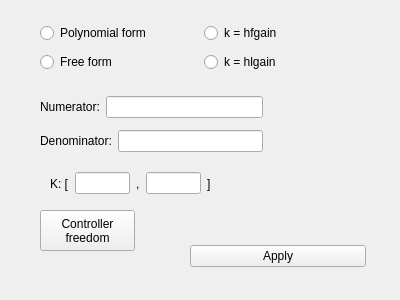
<?xml version="1.0" encoding="UTF-8"?>
<ui version="4.0">
 <class>ControllerDialog</class>
 <widget class="QWidget" name="ControllerDialog">
  <property name="geometry">
   <rect>
    <x>0</x>
    <y>0</y>
    <width>400</width>
    <height>300</height>
   </rect>
  </property>
  <property name="windowTitle">
   <string>Dialog</string>
  </property>
  <widget class="QStackedWidget" name="figureStack">
   <property name="geometry">
    <rect>
     <x>240</x>
     <y>150</y>
     <width>131</width>
     <height>80</height>
    </rect>
   </property>
   <widget class="QWidget" name="page"/>
   <widget class="QWidget" name="page_2">
    <widget class="QLabel" name="polyImage">
     <property name="geometry">
      <rect>
       <x>0</x>
       <y>0</y>
       <width>131</width>
       <height>81</height>
      </rect>
     </property>
     <property name="text">
      <string/>
     </property>
    </widget>
   </widget>
   <widget class="QWidget" name="page_3">
    <widget class="QLabel" name="zpkImage">
     <property name="geometry">
      <rect>
       <x>0</x>
       <y>0</y>
       <width>131</width>
       <height>81</height>
      </rect>
     </property>
     <property name="text">
      <string/>
     </property>
    </widget>
   </widget>
   <widget class="QWidget" name="page_4">
    <widget class="QLabel" name="tcgImage">
     <property name="geometry">
      <rect>
       <x>0</x>
       <y>0</y>
       <width>131</width>
       <height>81</height>
      </rect>
     </property>
     <property name="text">
      <string/>
     </property>
    </widget>
   </widget>
  </widget>
  <widget class="QPushButton" name="uncertaintyButton">
   <property name="geometry">
    <rect>
     <x>40</x>
     <y>210</y>
     <width>95</width>
     <height>41</height>
    </rect>
   </property>
   <property name="text">
    <string>Controller
freedom</string>
   </property>
  </widget>
  <widget class="QWidget" name="layoutWidget2">
   <property name="geometry">
    <rect>
     <x>40</x>
     <y>90</y>
     <width>223</width>
     <height>70</height>
    </rect>
   </property>
   <layout class="QVBoxLayout" name="verticalLayout">
    <item>
     <layout class="QHBoxLayout" name="horizontalLayout_2">
      <item>
       <widget class="QLabel" name="label">
        <property name="text">
         <string>Numerator:</string>
        </property>
       </widget>
      </item>
      <item>
       <widget class="QLineEdit" name="numeratorEdit"/>
      </item>
     </layout>
    </item>
    <item>
     <layout class="QHBoxLayout" name="horizontalLayout_3">
      <item>
       <widget class="QLabel" name="label_2">
        <property name="text">
         <string>Denominator:</string>
        </property>
       </widget>
      </item>
      <item>
       <widget class="QLineEdit" name="denominatorEdit"/>
      </item>
     </layout>
    </item>
   </layout>
  </widget>
  <widget class="QWidget" name="layoutWidget1">
   <property name="geometry">
    <rect>
     <x>190</x>
     <y>240</y>
     <width>176</width>
     <height>33</height>
    </rect>
   </property>
   <layout class="QHBoxLayout" name="horizontalLayout_5">
    <item>
     <widget class="QPushButton" name="okButton">
      <property name="text">
       <string>Apply</string>
      </property>
     </widget>
    </item>
   </layout>
  </widget>
  <widget class="QWidget" name="layoutWidget3">
   <property name="geometry">
    <rect>
     <x>40</x>
     <y>20</y>
     <width>321</width>
     <height>56</height>
    </rect>
   </property>
   <layout class="QHBoxLayout" name="horizontalLayout">
    <item>
     <layout class="QVBoxLayout" name="verticalLayout_2">
      <item>
       <widget class="QRadioButton" name="polynomialRadio">
        <property name="text">
         <string>Polynomial form</string>
        </property>
       </widget>
      </item>
      <item>
       <widget class="QRadioButton" name="freeFormRadio">
        <property name="text">
         <string>Free form</string>
        </property>
       </widget>
      </item>
     </layout>
    </item>
    <item>
     <layout class="QVBoxLayout" name="verticalLayout_3">
      <item>
       <widget class="QRadioButton" name="zpkRadio">
        <property name="text">
         <string>k = hfgain</string>
        </property>
       </widget>
      </item>
      <item>
       <widget class="QRadioButton" name="tcgRadio">
        <property name="text">
         <string>k = hlgain</string>
        </property>
       </widget>
      </item>
     </layout>
    </item>
   </layout>
  </widget>
  <widget class="QWidget" name="layoutWidget">
   <property name="geometry">
    <rect>
     <x>50</x>
     <y>170</y>
     <width>161</width>
     <height>27</height>
    </rect>
   </property>
   <layout class="QHBoxLayout" name="horizontalLayout_4">
    <item>
     <widget class="QLabel" name="label_3">
      <property name="text">
       <string>K: [</string>
      </property>
     </widget>
    </item>
    <item>
     <widget class="QLineEdit" name="gainStart"/>
    </item>
    <item>
     <widget class="QLabel" name="label_4">
      <property name="text">
       <string>,</string>
      </property>
     </widget>
    </item>
    <item>
     <widget class="QLineEdit" name="gainEnd"/>
    </item>
    <item>
     <widget class="QLabel" name="label_5">
      <property name="text">
       <string>]</string>
      </property>
     </widget>
    </item>
   </layout>
  </widget>
 </widget>
 <resources/>
 <connections/>
</ui>
